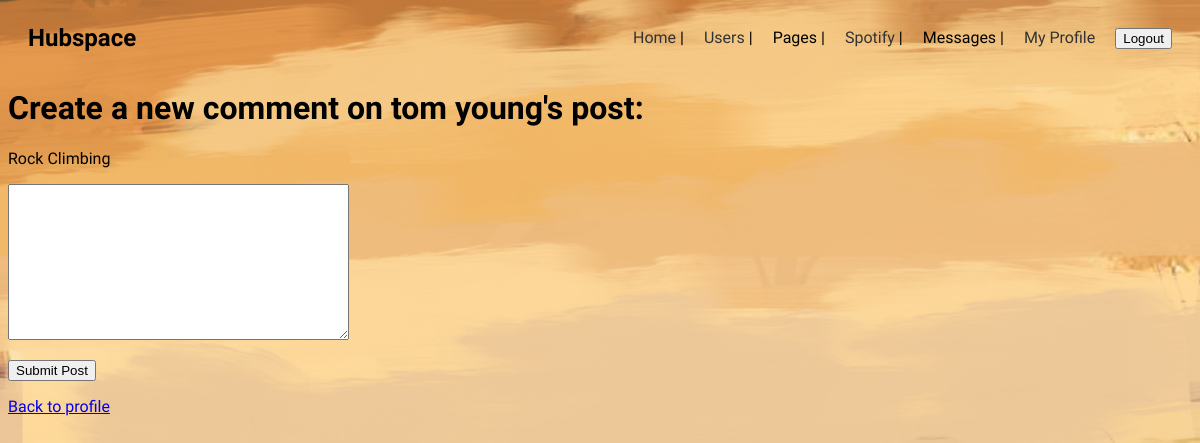
/hub/profile/1/post/2/comment (signed in), run on the app's committed database.
### hubspace/models.py (models this page shows, shortened)
class Post(models.Model):
    text = models.CharField(max_length=200)
    author = models.ForeignKey(Profile, related_name='posts', on_delete=models.CASCADE)
    datePublished = models.DateTimeField(auto_now_add=True)
    page = models.ForeignKey(Page, on_delete=models.CASCADE, null=True, blank = True)

class Profile(models.Model):
    user = models.OneToOneField(User, null = True, on_delete=models.CASCADE)
    username = models.CharField( max_length=10)
    firstName = models.CharField(max_length=10)
    lastName = models.CharField(max_length=10)
    birthDate = models.DateField()
    joindate = models.DateTimeField(auto_now_add = True)
    gender = models.BooleanField('male=true', default=True, blank=True)
    followers = models.ManyToManyField('self', related_name='following', symmetrical=False, blank=True)
    profilePicture = models.ForeignKey("Picture", on_delete=models.SET_NULL, null = True, blank = True, default=get_default_picture)
    biography = models.CharField(max_length=100)

### hubspace/views.py (the view, shortened to what this page needs)
# urls.py: path('profile/<int:profile_id>/post/<int:post_id>/comment', views.new_comment, name = 'new_comment'),
def new_comment(request, profile_id, post_id):
    author = get_object_or_404(Profile, id = request.user.profile.id)
    post = get_object_or_404(Post, id = post_id)
    if request.method != 'POST':
        comment_form = CommentForm()
        context = {'form': comment_form, 'author': author, 'post' : post}
        return render(request, 'hubspace/new_comment.html', context)

### hubspace/forms.py
class CommentForm(forms.ModelForm):
    class Meta:
        model = Comment
        fields = ['text']
        labels = {'text' : ''}

### hubspace/templates/hubspace/new_comment.html (shortened to what this page needs)
{% extends "hubspace/base.html" %}
{% block content %}
    <h1>Create a new comment on {{ post.author.firstName }} {{ post.author.lastName }}'s post:</h1>
    {{ post.text }}
    <form action="" method="post">
        {{ form.as_p }}
        <button type="submit">Submit Post</button>
    </form>
    <p><a href="{% url 'hubspace:profile_page' post.author.id %}">Back to profile</a></p>
{% endblock content %}

### static/hubspace/css/style.css (style rules this page uses)
.default-background { background-image: url("../images/backgroundmuted.png"); background-size: cover; background-position: center center; background-repeat: no-repeat; height: 100vh; }
body { font-family: 'Judson', serif; }

### data on the page
Post: author.firstName "tom", author.lastName "young", text "Rock Climbing"
